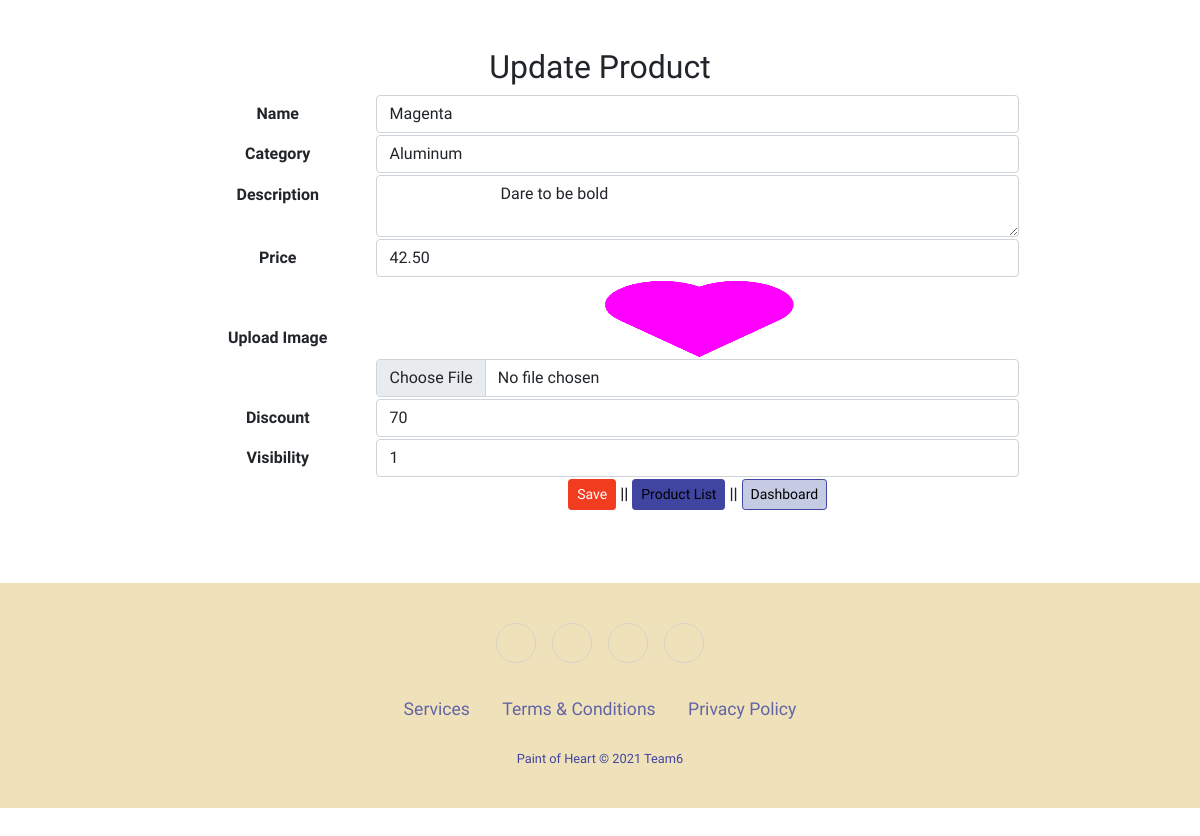
Page /actions/product_edit.php?productId=17 (signed in) on the committed database.
### tables this page shows
CREATE TABLE `products` (
  `id` int(11) NOT NULL,
  `name` varchar(50) NOT NULL,
  `fk_category` int(11) NOT NULL,
  `price` decimal(20,2) NOT NULL,
  `description` text NOT NULL,
  `image` text NOT NULL,
  `discount` int(3) NOT NULL DEFAULT 0,
  `visibility` int(1) NOT NULL DEFAULT 1
);

CREATE TABLE `category` (
  `id` int(11) NOT NULL,
  `catName` varchar(50) NOT NULL
);

### classes/database.class.php (called while the page is built, shortened)
<?php
Class Database{
    public $host   = "localhost";
    public $user   = "root";
    public $pass   = "";
    public $dbname = "team6_paintofheart";
    public $link;
    private function connectDB(){
    $this->link = new mysqli($this->host, $this->user, $this->pass,
    $this->dbname);
    mysqli_set_charset($this->link, "utf8");
    }
   public function select($query){
     $result = $this->link->query($query) or
      die($this->link->error.__LINE__);
     if($result->num_rows > 0){
       return $result;
     } else {
       return false;
     }
    }
   }
?>

### classes/product.class.php (called while the page is built, shortened)
<?php
class Product
{
	public $db;
	public function __construct()
	{
		$this->db = new Database();
	}
	public function getAllProductById($id)
	{
		$query = "SELECT * FROM `products` WHERE `id` = '$id' ";
		$selected_row = $this->db->select($query);
		return $selected_row;
	}
 }
?>

### classes/category.class.php (called while the page is built, shortened)
<?php
  class Category{
    private $db;
    public function __construct(){
      $this->db = new Database();
    }
  public function catSelect(){
  	$query = "SELECT * FROM `category` ORDER BY `id` DESC ";
  	$selected_row = $this->db->select($query);
  	return $selected_row;
  }
}
?>

### actions/product_edit.php (the view, shortened to what this page needs)
<?php
    include '../classes/autoload.php';
    $pd = new Product();
    if (!isset($_GET['productId']) || $_GET['productId'] == 'NULL') {
        echo '<script> window.location = "product_list.php"; </script>';
    }else{
        $id = preg_replace('/[^-a-zA-Z0-9_]/', '', $_GET['productId']);
    }
?>
<!DOCTYPE html>
<html lang="en">
<head>
    <?php include_once '../components/boot.php';?>
	<link rel="stylesheet" href="../components/style.css">
</head>
<div class="grid_10">
    <div class="box round first grid">
        <h2>Update Product</h2>
        <div class="block">
    <?php
        $getData = $pd->getAllProductById($id);
        if ($getData) {
            while ($product = $getData->fetch_assoc()) {
        ?>
         <form action="" method="post" enctype="multipart/form-data">
            <table class="form">
                <tr>
                    <td>
                        <label>Name</label>
                    </td>
                    <td>
                        <input type="text" name="name" value="<?php echo $product['name'] ?>"class='form-control'/>
                    </td>
                </tr>
				<tr>
                    <td>
                        <label>Category</label>
                    </td>
                    <td>
                        <select id="select" class='form-control' name="fk_category">
            <?php
                $cat = new Category();
                $getData = $cat->catSelect();
                if ($getData) {
                    while ($category = $getData->fetch_assoc()) { ?>
                        <option
                            <?php
                            if ($product['fk_category'] == $category['id']){ ?>
                                    selected=""
                            <?php } ?>
                            value="<?php echo $category['id'] ?>">
                          <?php echo $category['catName'] ?>
                        </option>
            <?php } } ?>
        </select>
                    </td>
                </tr>
                <tr>
                    <td style="vertical-align: top; padding-top: 9px;">
                        <label>Description</label>
                    </td>
                    <td>
                        <textarea  class='form-control' name="description">
                            <?php echo $product['description'] ?>
                        </textarea>
                    </td>
                </tr>
				<tr>
                    <td>
                        <label>Price</label>
                    </td>
                    <td>
                        <input type="text" class='form-control' name="price" value="<?php echo $product['price'] ?>" />
                    </td>
                </tr>
                <tr>
                    <td>
                        <label>Upload Image</label>
                    </td>
                    <td>
                        <img src="<?php echo $product['image'] ;?>" height="80px" width="200px">
                        <input class='form-control' type="file" name="image" />
                    </td>
                </tr>
				<tr>
                    <td>
                        <label>Discount</label>
                    </td>
                    <td>
                        <input type="number" name="discount" value="<?php echo $product['discount'] ?>" placeholder="Enter Descount" class='form-control'/>
                    </td>
                </tr>
				<tr>
                    <td>
                        <label>Visibility</label>
                    </td>
                    <td>
                        <input type="number" name="visibility" value="<?php echo $product['visibility'] ?>" placeholder="visibility" class='form-control'/>
                    </td>
                </tr>
				<tr>
                    <td></td>
                    <td>
                    <input type="submit" name="submit" class="btn btn-sm save-btn" value="Save"> ||
                    <a class="btn btn-sm home-btn" href="product_list.php">Product List</a> ||
                    <a class="btn btn-sm dash-btn" href="../admin.php">Dashboard</a>
                    </td>
                </tr>
            </table>
            </form>
<?php  } } ?>
        </div>
    </div>
</div>
<?php include '../components/footer.php';?>

### components/style.css (style rules this page uses)
* { font-family: "Martel", serif; }
a:link, a:hover, a:visited { color: black; text-decoration: none; }
.home-btn { background-color: #4045a1 !important; border-color: #4045a1; color: white; }
.save-btn { background-color: #f13c20 !important; border-color: #f13c20; color: white; }
.dash-btn { background-color: #c5cbe3 !important; border-color: #c5cbe3; color: black; border-color: #4045a1; }
html, body { height: 100%; margin: 0; padding: 0; }
.grid_10 { margin-top: 4%; margin-bottom: 4%; padding-bottom: 2%; text-align: center; }
thead, tr, th { font-weight: bold; }
.form { width: 70%; margin-left: 15%; margin-right: 15%; text-align: center; }

### rows in the picture
products: name "Magenta", fk_category "Aluminum", description "Dare to be bold", price "42.50", image (picture), discount "70", visibility "1"
